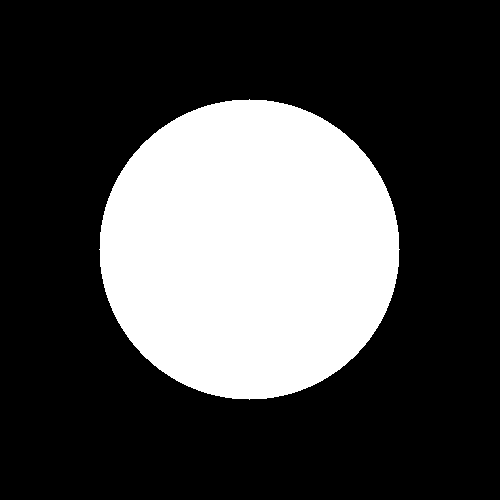
#> input picture lab3/cerc.png, 500 x 500 px
$ jupyter execute --allow-errors lab3.ipynb
#> lines starting #> are read from the running program, lines starting #| are printed output that depends on the picture; after the words box and inside, x2 and y2 are one past the last pixel; in counts of white or black regions, pixels touching at a corner belong together
[cell 1]
import numpy as np
import scipy.io as scio
import skimage.io as skio
import skimage.color as skolor
import skimage.util as skutil
import skimage.filters as skilter
import skimage.feature as skeature
import skimage.draw as skraw
import scipy.ndimage as scimage
import matplotlib.pyplot as plt

def gradient (image, f) :
    image = skolor.rgb2gray(image)

    xderiv = np.empty_like(image, dtype=float)
    yderiv = np.empty_like(image, dtype=float)
    scimage.correlate(image, f, origin=1, output=xderiv)
    f = np.rot90(f, 3)
    scimage.correlate(image, f, origin=1, output=yderiv)

    grad = np.absolute(xderiv) + np.absolute(yderiv)

    return grad

def show_ims (im1, im2, im3) :
    plt.figure(figsize=(20, 25))
    plt.subplot(131)
    plt.imshow(im1, 'gray')
    plt.subplot(132)
    plt.imshow(im2, 'gray', vmin=np.min(im2), vmax=np.max(im2))
    plt.subplot(133)
    plt.imshow(im3, 'gray', vmin=np.min(im3), vmax=np.max(im3))
    plt.show()


f1 = np.array([[0,0,0],[0,-1,1],[0,0,0]])
f2 = np.array([[-1,0,1],[-2,0,2],[-1,0,1]])

im_cerc = skio.imread('cerc.png')
#> im_cerc: shape (500, 500); 28.3% white; 1 white region, box (x1, y1, x2, y2) and area: (99, 99, 400, 400) 70681
gf1_cerc = gradient(im_cerc, f1)
#> in gradient, `grad = np.absolute(xderiv) + np.absolute(yderiv)`:
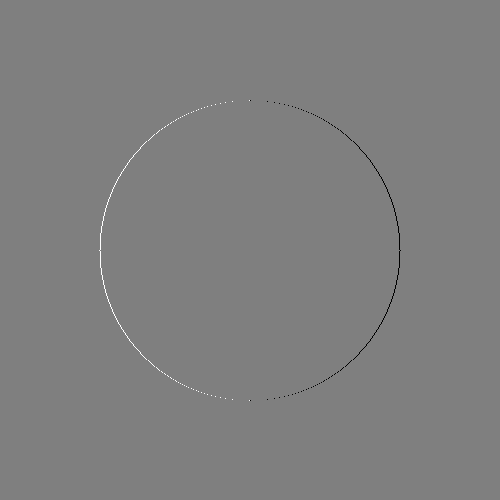
#> xderiv: shape (500, 500) float64; min -255, max 255, mean 0; drawn with min black and max white
gf2_cerc = gradient(im_cerc, f2)

show_ims(im_cerc, gf1_cerc, gf2_cerc)

im_patrat = skio.imread('patrat.png')
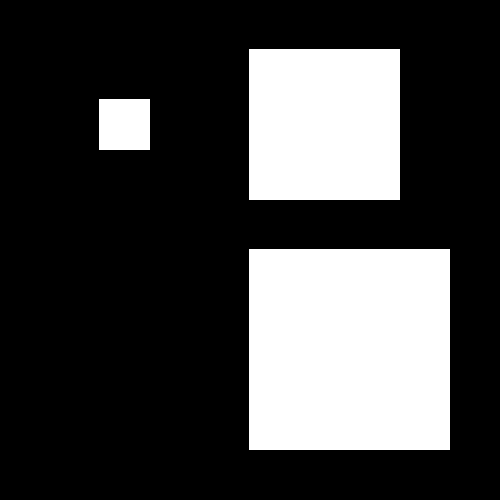
#> input picture lab3/patrat.png, 500 x 500 px
#> im_patrat: shape (500, 500); 26.3% white; 3 white regions, box (x1, y1, x2, y2) and area: (249, 249, 450, 450) 40401, (249, 49, 400, 200) 22801, (99, 99, 150, 150) 2601
gf1_patrat = gradient(im_patrat, f1)
gf2_patrat = gradient(im_patrat, f2)

show_ims(im_patrat, gf1_patrat, gf2_patrat)

im_casa = skio.imread('casa.jpg')
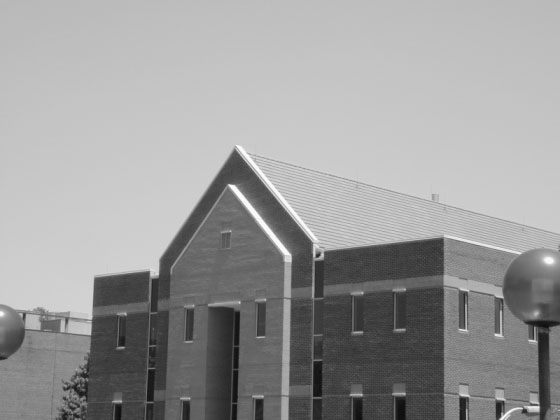
#> input picture lab3/casa.jpg, 560 x 420 px
#> im_casa is the input picture: shape (420, 560); min 11, max 255, mean 154.6
gf1_casa = gradient(im_casa, f1)
gf2_casa = gradient(im_casa, f2)
#> in gradient (call 6), `grad = np.absolute(xderiv) + np.absolute(yderiv)`:
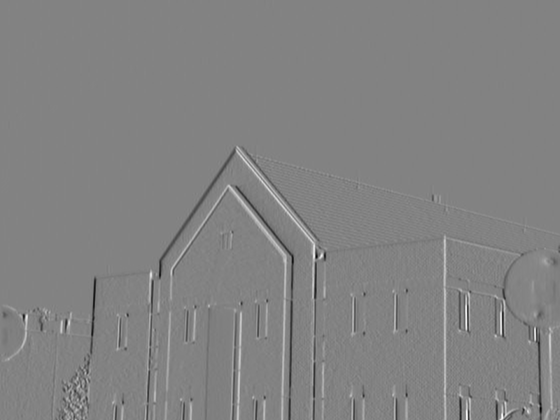
#> xderiv: shape (420, 560) float64; min -599, max 570, mean -0.2; drawn with min black and max white

show_ims(im_casa, gf1_casa, gf2_casa)

im_autostrada = skio.imread('autostrada.jpg')
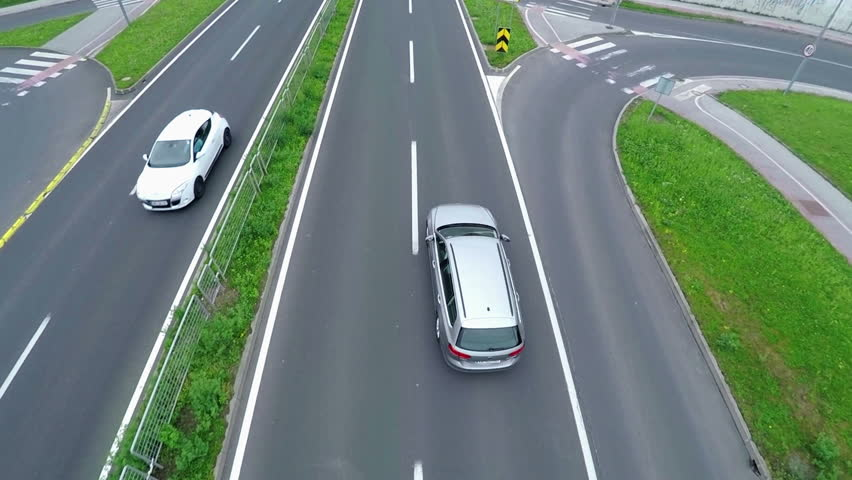
#> input picture lab3/autostrada.jpg, 852 x 480 px
#> im_autostrada is the input picture: shape (480, 852, 3); mean R, G, B 110.9, 130.1, 119.5
im_autostrada = skolor.rgb2gray(im_autostrada)
#> im_autostrada: shape (480, 852) float64
gf1_autostrada = gradient(im_autostrada, f1)
#> in gradient (call 7), `grad = np.absolute(xderiv) + np.absolute(yderiv)`:
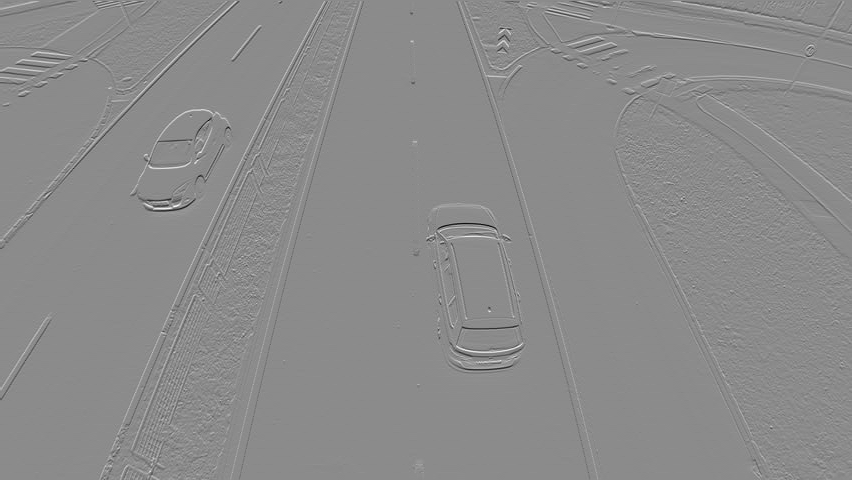
#> yderiv: shape (480, 852) float64; min -0.736, max 0.61, mean -0.000347; drawn with min black and max white
gf2_autostrada = gradient(im_autostrada, f2)
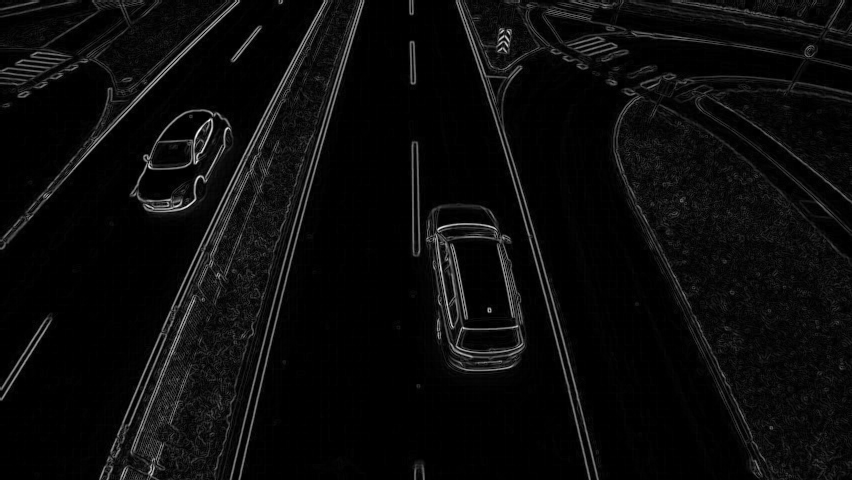
#> gf2_autostrada: shape (480, 852) float64; min 0, max 5.17, mean 0.237; drawn with min black and max white

show_ims(im_autostrada, gf1_autostrada, gf2_autostrada)

[cell 2]
def threshold (image, threshold) :
    return (image > threshold).astype(float)

im = gf2_casa
t1 = np.median(im)
#> t1 = 4
t2 = np.percentile(im, 90.0)
#> t2 = 82

binary1 = threshold(im, t1)
#> in threshold, `return (image > threshold).astype(float)`: returned value: shape (420, 560) float64; values 0 (black) and 1 (white), 47.9% white; 1283 white regions (1274 under 20 px), largest, box (x1, y1, x2, y2) and area: (0, 144, 560, 420) 110348, (264, 0, 274, 7) 34, (16, 110, 25, 121) 31
binary2 = threshold(im, t2)
#> call 2 of threshold, with threshold = 82
#> in threshold (call 2), `return (image > threshold).astype(float)`:
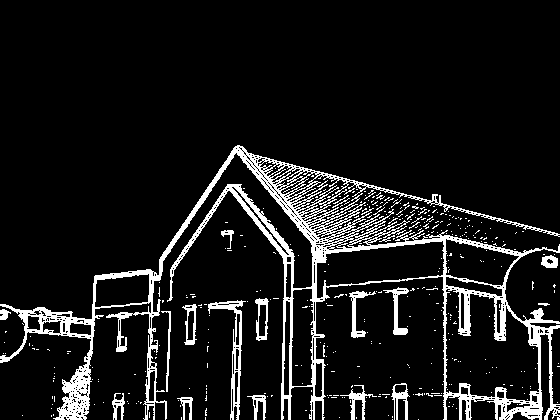
#> returned value: shape (420, 560) float64; values 0 (black) and 1 (white), 9.9% white; 396 white regions (376 under 20 px), largest, box (x1, y1, x2, y2) and area: (0, 145, 560, 420) 18298, (208, 300, 246, 420) 863, (383, 287, 409, 335) 339


show_ims(im, binary1, binary2)

[cell 3]
def showim (im) :
    h = im.shape[0]
    w = im.shape[1]
    dpi = 80
    fsize = (h/dpi, w/dpi)
    plt.figure(figsize=fsize)
    if len(im.shape) == 3 :
        plt.imshow(im)
    else :
        plt.imshow(im, 'gray')
    plt.show()

imnames = ['cerc.png', 'casa.jpg', 'autostrada.jpg', 'patrat.png']
plt.figure(figsize=(30, 30))
plt_col = 0
for imn in imnames :
    im = skio.imread(imn)
    im = skolor.rgb2gray(im)

    plt.subplot(5, 4, 1+plt_col)
    imf_sobel = skilter.sobel(im)
    t = np.percentile(imf_sobel, 90.0)
#> t = 0
    imf_sobel = (imf_sobel > t).astype(float)
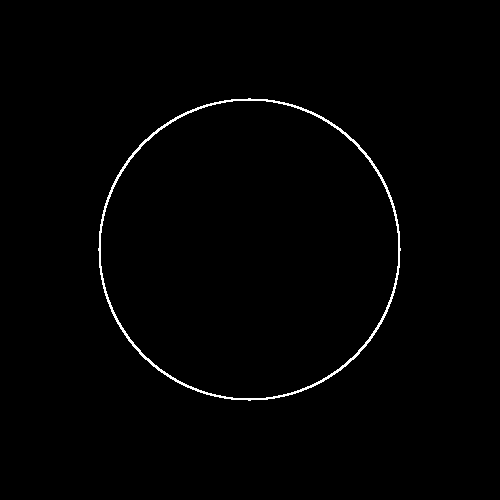
#> imf_sobel: shape (500, 500) float64; values 0 (black) and 1 (white), 0.96% white in thin lines or dots, all inside (x1, y1, x2, y2) = (98, 98, 401, 401)
    plt.imshow(imf_sobel, 'gray')

    plt.subplot(5, 4, 5+plt_col)
    imf_prewitt = skilter.prewitt(im)
    t = np.percentile(imf_prewitt, 90.0)
#> t = 7.85e-17
    imf_prewitt = (imf_prewitt > t).astype(float)
    plt.imshow(imf_prewitt, 'gray')

    plt.subplot(5, 4, 9+plt_col)
    imf_roberts = skilter.roberts(im)
    t = np.percentile(imf_roberts, 90.0)
#> t = 0
    imf_roberts = (imf_roberts > t).astype(float)
#> imf_roberts: shape (500, 500) float64; values 0 (black) and 1 (white), 0.48% white in thin lines or dots, all inside (x1, y1, x2, y2) = (98, 98, 400, 400)
    plt.imshow(imf_roberts, 'gray')

    plt.subplot(5, 4, 13+plt_col)
    imf_log = skilter.laplace(skilter.gaussian(im))
    t = np.percentile(imf_log, 90.0)
    imf_log = (imf_log > t).astype(float)
#> imf_log: shape (500, 500) float64; values 0 (black) and 1 (white), 2.2% white; 1 white region, box (x1, y1, x2, y2) and area: (99, 99, 400, 400) 5540
    plt.imshow(imf_log, 'gray')

    plt.subplot(5, 4, 17+plt_col)
    imf_canny = skeature.canny(im)
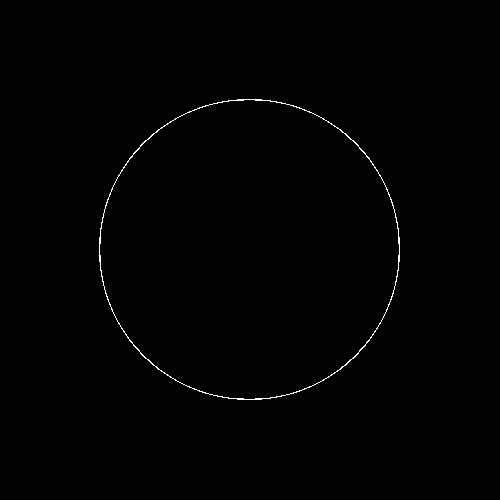
#> imf_canny: shape (500, 500) bool; 0.44% white in thin lines or dots, all inside (x1, y1, x2, y2) = (99, 99, 400, 400)
    plt.imshow(imf_canny, 'gray')

    plt_col += 1

plt.show()
